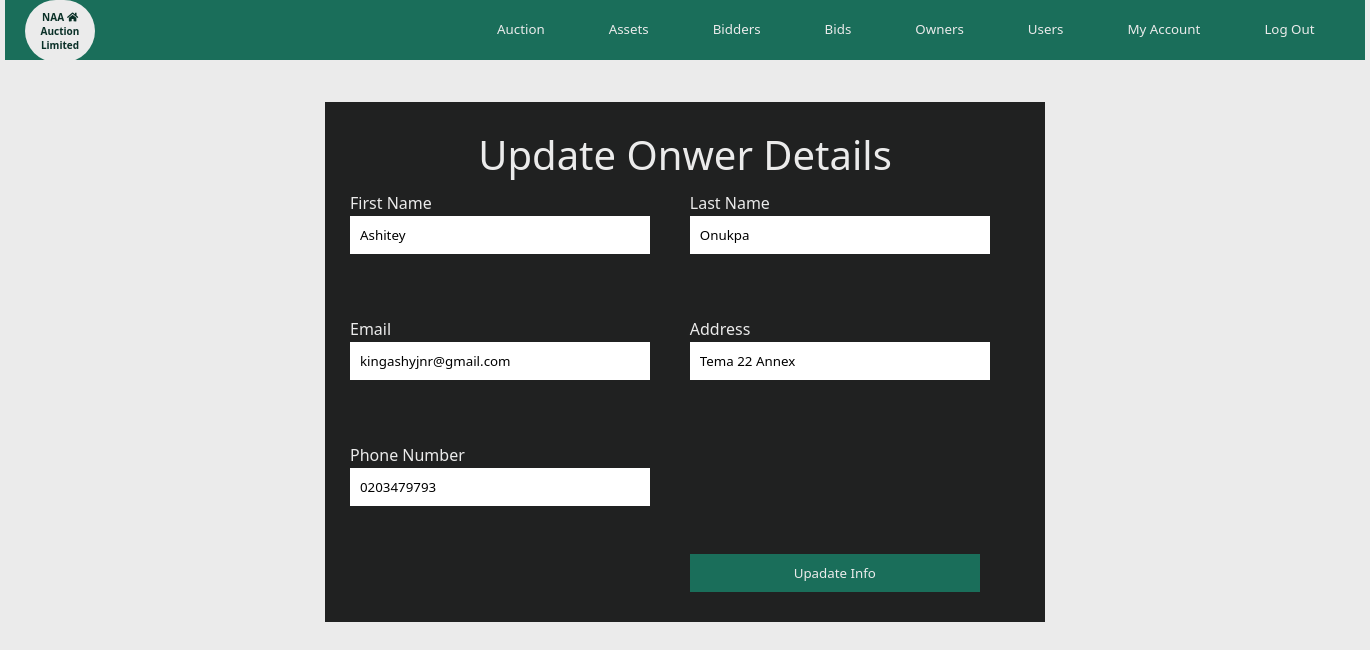
Page /admin/editsellers.php?oid=11201 (signed in) on the committed database.
### tables this page shows
CREATE TABLE IF NOT EXISTS `owner` (
  `ownerid` int(11) NOT NULL AUTO_INCREMENT,
  `firstname` varchar(200) NOT NULL,
  `lastname` varchar(200) NOT NULL,
  `email` varchar(200) NOT NULL,
  `phonenumber` char(10) NOT NULL,
  `password` varchar(200) NOT NULL,
  `address` varchar(200) NOT NULL,
  PRIMARY KEY (`ownerid`),
  KEY `ownerid` (`ownerid`)
);

### admin/editsellers.php (the view, shortened to what this page needs)
<!DOCTYPE html>
<html lang="en" dir="ltr">
  <head>
    <link rel="stylesheet" href="css/maincss.css">
    <link rel="stylesheet" type="text/css" href="css/all.css">
  </head>
  <body>
      <?php include('includes/header.php'); ?>
        <div class="form-div-signup">
          <form class="" action="update.php" method="post" enctype="multipart/form-data">
            <?php
            include("../connection.php");
                      if(isset($_GET['oid'])){
                      $getid = $_GET['oid'];
                      $query = "select * from owner where ownerid ='$getid'";
                      $result = mysqli_query($conn,$query);
                      $row = mysqli_fetch_assoc($result);
                     ?>
            <h3>Update Onwer Details</h3>
              <p>First Name<br>
              <input type="text" name="firstname" value="<?php echo $row['firstname']; ?>" required></p>
              <p>Last Name<br>
                <input type="text" name="lastname" value="<?php echo $row['lastname']; ?>" required></p>
                <p> <br> <br> </p>
                <p> <br> <br> </p>
              <p>Email<br>
              <input type="email" name="email" value="<?php echo $row['email']; ?>" required></p>
              <p>Address<br>
                <input type="text" name="address" value="<?php echo $row['address']; ?>" required></p>
                <p> <br> <br> </p>
                <p> <br> <br> </p>
              <p>Phone Number<br>
                  <input type="phonenumber" name="phonenumber" value="<?php echo $row['phonenumber']; ?>" minlength="10" required></p>
              <p> <br> <br> </p>
              <p> <br> <br> </p>
              <p> <br> <br> </p>
              <p> <input type="submit" name="updateowner" value="Upadate Info"> </p>
            <?php } ?>
          </form>
        </div>
  </body>
</html>

### admin/css/maincss.css (style rules this page uses)
:root { --green:#1a6e5a; --dgreen:#0a3027; --grey:#596161; --ash:#202121; --light:#ebebeb; }
* { margin: 0px; padding: 0px; font-family: Segoe UI; list-style: none; text-decoration: none; }
body { width: 1360px; margin: 0px auto; background: var(--light); }
.form-div-signup { width: 700px; height: 500px; background: var(--ash); margin: 40px auto; display: block; padding: 10px; }
.form-div-signup form { padding: 10px; }
.form-div-signup form h3 { text-align: center; font-size: 30pt; font-weight: lighter; color: var(--light); padding: 5px; }
.form-div-signup form p { float: left; width: 48.5%; color: var(--light); margin: 5px 5px; }
.form-div-signup form p input, .form-div-signup form p select { padding: 10px; border: none; width: 280px; margin-top: 2px; }
.form-div-signup form p input[type=submit] { width: 290px; background: var(--green); color: var(--light); }

### rows in the picture
owner: firstname "Ashitey", lastname "Onukpa", email "kingashyjnr@gmail.com", address "Tema 22 Annex", phonenumber "0203479793"
